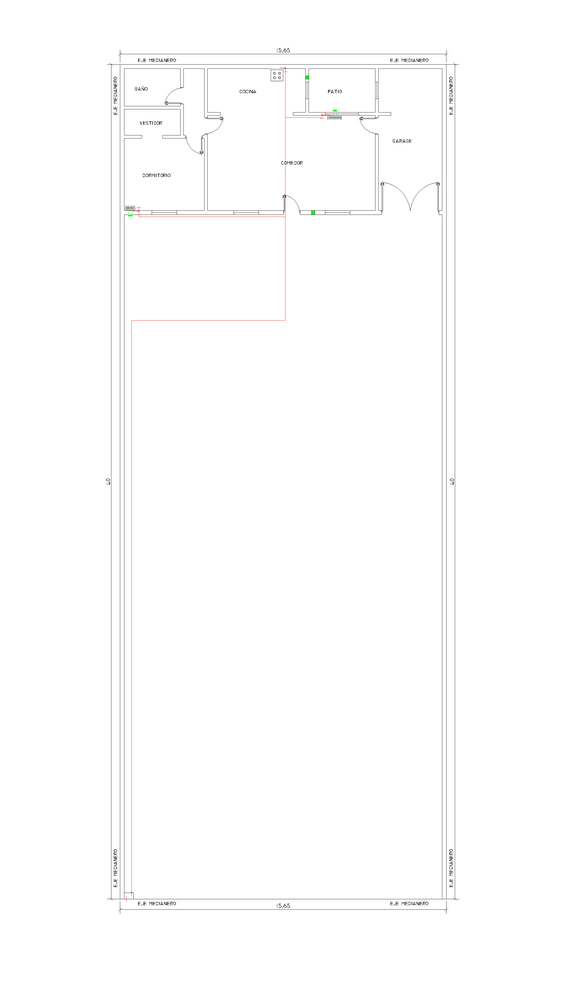
#> input picture backend/src/imagen_entrada/planta_1.png, 562 x 1000 px, shrunk from 2160 x 3840 before the run, found by its file name
$ python 5_0_procesamiento_imagen_medidor.py
#> lines starting #> are read from the running program, lines starting #| are printed output that depends on the picture; after the words box and inside, x2 and y2 are one past the last pixel; in counts of white or black regions, pixels touching at a corner belong together
import cv2
import numpy as np

def detectar_perimetro_y_medidor(ruta_imagen, escala_pixeles_metro=100):
    # Cargar la imagen
#> called with escala_pixeles_metro = 100
    imagen = cv2.imread(ruta_imagen)
#> imagen is the input picture: shape (1000, 562, 3); mean B, G, R 253.3, 253.3, 253.5
    if imagen is None:
        print("Error al cargar la imagen.")
        return

    # Convertir a escala de grises
    gris = cv2.cvtColor(imagen, cv2.COLOR_BGR2GRAY)

    # Aplicar desenfoque para reducir el ruido
    desenfocado = cv2.GaussianBlur(gris, (5, 5), 0)

    # Aplicar umbral adaptativo para mejorar la detección de bordes
    umbral = cv2.adaptiveThreshold(desenfocado, 255,
                                   cv2.ADAPTIVE_THRESH_GAUSSIAN_C,
                                   cv2.THRESH_BINARY_INV, 11, 2)
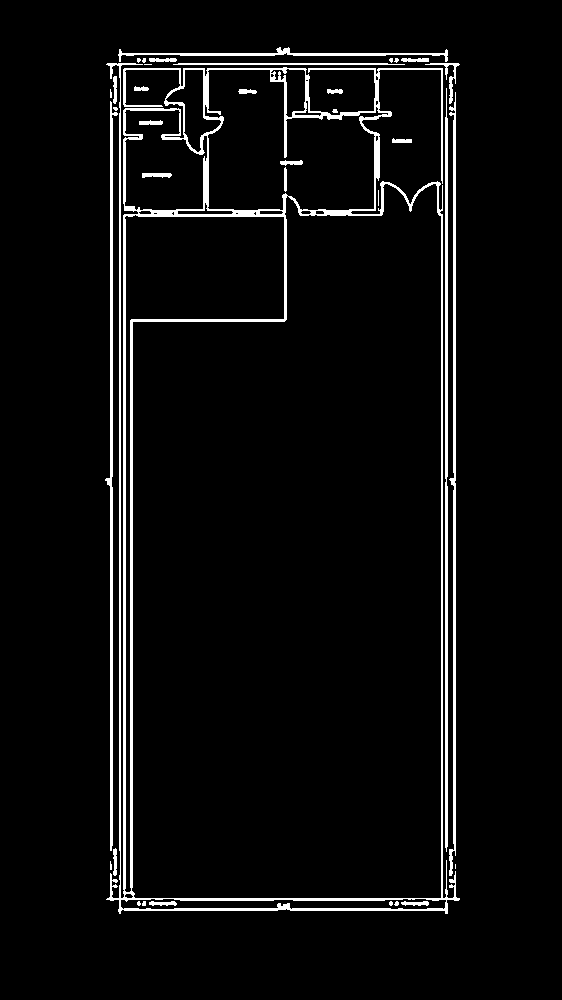
#> umbral: shape (1000, 562); 4.6% white; 36 white regions (15 under 20 px), largest, box (x1, y1, x2, y2) and area: (106, 63, 460, 914) 15991, (449, 92, 456, 876) 2362, (105, 101, 118, 851) 2262

    # Aplicar operaciones morfológicas para cerrar brechas en los bordes
    kernel = cv2.getStructuringElement(cv2.MORPH_RECT, (5,5))
    cerrado = cv2.morphologyEx(umbral, cv2.MORPH_CLOSE, kernel, iterations=2)
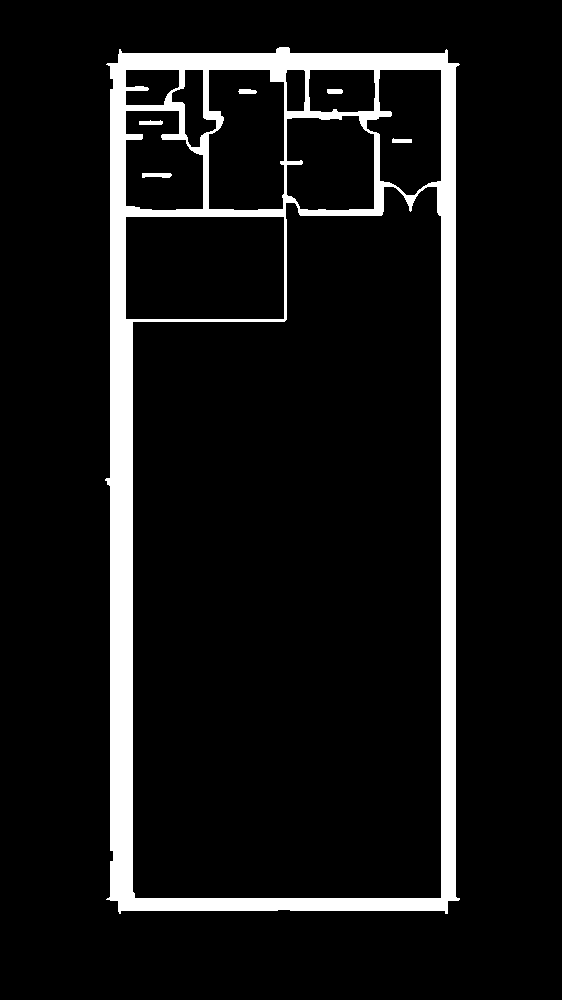
#> cerrado: shape (1000, 562); 8.6% white; 6 white regions, box (x1, y1, x2, y2) and area: (105, 47, 460, 914) 47643, (142, 173, 172, 178) 129, (139, 120, 163, 125) 97, (238, 89, 257, 94) 83, (392, 138, 412, 143) 81, (327, 89, 343, 94) 77

    # Detectar bordes usando Canny
    bordes = cv2.Canny(cerrado, 50, 150, apertureSize=3)
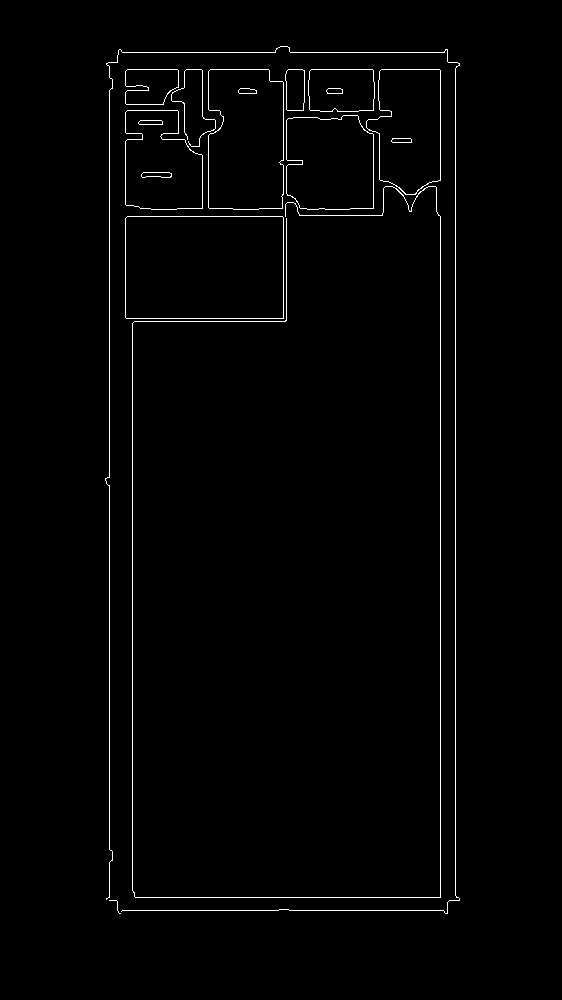
#> bordes: shape (1000, 562); 1.4% white in thin lines or dots, all inside (x1, y1, x2, y2) = (105, 46, 460, 914)

    # [9 lines of commented-out code are left out]
    contornos, _ = cv2.findContours(bordes, cv2.RETR_EXTERNAL, cv2.CHAIN_APPROX_SIMPLE)
#> contornos = 12 contours, 4 with area under 20; largest, box (x1, y1, x2, y2) and area: (125, 216, 284, 319) 16113, (208, 69, 284, 210) 9969, (286, 115, 374, 210) 7560, (366, 69, 441, 195) 7240, (125, 110, 203, 210) 6436, (308, 69, 375, 112) 2682, (125, 69, 179, 105) 1568, (285, 69, 305, 111) 734

    # Inicializar variables para almacenar los rectángulos detectados
    rect_perimetro = None
    rect_medidor = None

    # Definir las dimensiones reales del medidor en metros
    ancho_medidor_real = 0.40  # metros
    alto_medidor_real = 0.30   # metros

    # Iterar sobre cada contorno detectado
    for contorno in contornos:
        # Aproximar el contorno a un polígono
        peri = cv2.arcLength(contorno, True)
        approx = cv2.approxPolyDP(contorno, 0.02 * peri, True)

        # Si el polígono tiene 4 vértices, es un rectángulo
        if len(approx) == 4:
            # Obtener el bounding rect
            x, y, w, h = cv2.boundingRect(approx)

            # Calcular dimensiones reales
            ancho_real = w / escala_pixeles_metro
            alto_real = h / escala_pixeles_metro

            # Definir un margen de tolerancia para las dimensiones del medidor
            margen = 0.05  # 5 cm de margen

            # Verificar si coincide con las dimensiones del medidor
            if (abs(ancho_real - ancho_medidor_real) <= margen) and (abs(alto_real - alto_medidor_real) <= margen):
                rect_medidor = (x, y, w, h)
                cv2.rectangle(imagen, (x, y), (x + w, y + h), (0, 255, 0), 2)
                cv2.putText(imagen, "Medidor de Gas", (x, y - 10), cv2.FONT_HERSHEY_SIMPLEX, 0.5, (0, 255, 0), 2)
            else:
                # Asumimos que el perímetro de la propiedad es el rectángulo más grande
                area = w * h
                if rect_perimetro is None or area > (rect_perimetro[2] * rect_perimetro[3]):
                    rect_perimetro = (x, y, w, h)
#> this loop made 12 passes
#> (peri, approx, x, y, w, h, ancho_real, alto_real) on passes 2, 7: (517.7, [[125, 218], [126, 318], [283, 318], [282, 216]], 125, 216, 159, 103, 1.59, 1.03), (213.8, [[309, 71], [310, 110], [373, 110], [372, 69]], 309, 69, 65, 42, 0.65, 0.42)
#> peri on passes 1, 3, 4, 5, 6, 8: 44.49, 4162.7, 378, 403.8, 395.3, 115.9

    # Dibujar el perímetro de la propiedad
    if rect_perimetro:
        x, y, w, h = rect_perimetro
#> x = 125; y = 216; w = 159; h = 103
        cv2.rectangle(imagen, (x, y), (x + w, y + h), (255, 0, 0), 2)
        cv2.putText(imagen, "Perimetro Propiedad", (x, y - 10), cv2.FONT_HERSHEY_SIMPLEX, 0.5, (255, 0, 0), 2)
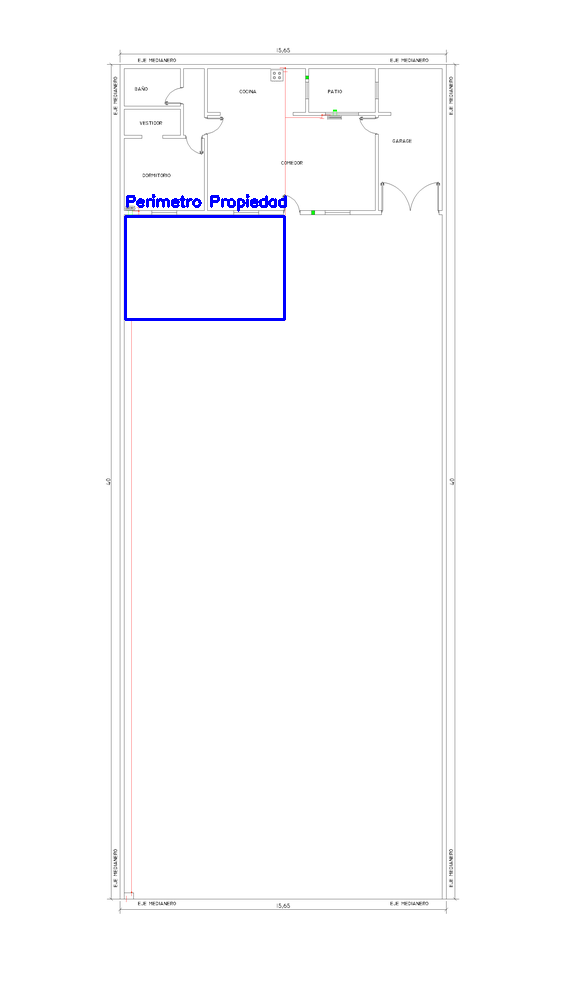
#> imagen: shape (1000, 562, 3); mean B, G, R 253.4, 252.2, 252.3

        # Extraer solo el perímetro de la propiedad
        perimetro_extraido = imagen[y:y+h, x:x+w]
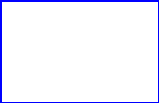
#> perimetro_extraido: shape (103, 159, 3); mean B, G, R 255, 242.9, 242.9
        cv2.imshow("Perimetro Extraido", perimetro_extraido)
        cv2.imwrite("perimetro_extraido.png", perimetro_extraido)
    else:
        print("No se detectó el perímetro de la propiedad.")

    # Mostrar la imagen resultante con las anotaciones
    cv2.imshow("Deteccion", imagen)
    cv2.waitKey(0)
    cv2.destroyAllWindows()

    # Opcional: retornar las coordenadas
    return rect_perimetro, rect_medidor

# Ejemplo de uso
ruta = '/home/Maia/planeargas/backend/src/imagen_entrada/planta_1.png'  # Archivo PNG subido
perimetro, medidor = detectar_perimetro_y_medidor(ruta)
#> perimetro = (125, 216, 159, 103)
if perimetro:
    print(f"Perímetro de la propiedad: x={perimetro[0]}, y={perimetro[1]}, ancho={perimetro[2]}, alto={perimetro[3]}")
#| Perímetro de la propiedad: x=125, y=216, ancho=159, alto=103
if medidor:
    print(f"Medidor de gas: x={medidor[0]}, y={medidor[1]}, ancho={medidor[2]}, alto={medidor[3]}")

$ run again, with backend/src/imagen_entrada/planta_10.png copied over backend/src/imagen_entrada/planta_1.png
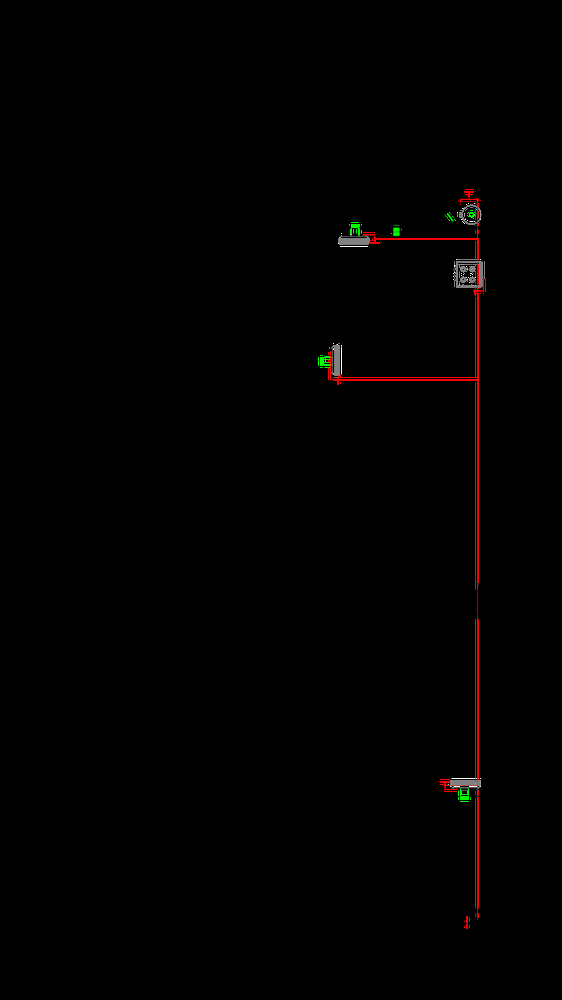
#> input picture backend/src/imagen_entrada/planta_10.png, 562 x 1000 px, shrunk from 2160 x 3840 before the run, found by its file name
#> in detectar_perimetro_y_medidor, imagen is the input picture: shape (1000, 562, 3); mean B, G, R 0.4, 0.5, 1.7
#> in detectar_perimetro_y_medidor, `umbral = cv2.adaptiveThreshold(desenfocado, 255, cv2.ADAPTIVE_THRESH_G..`:
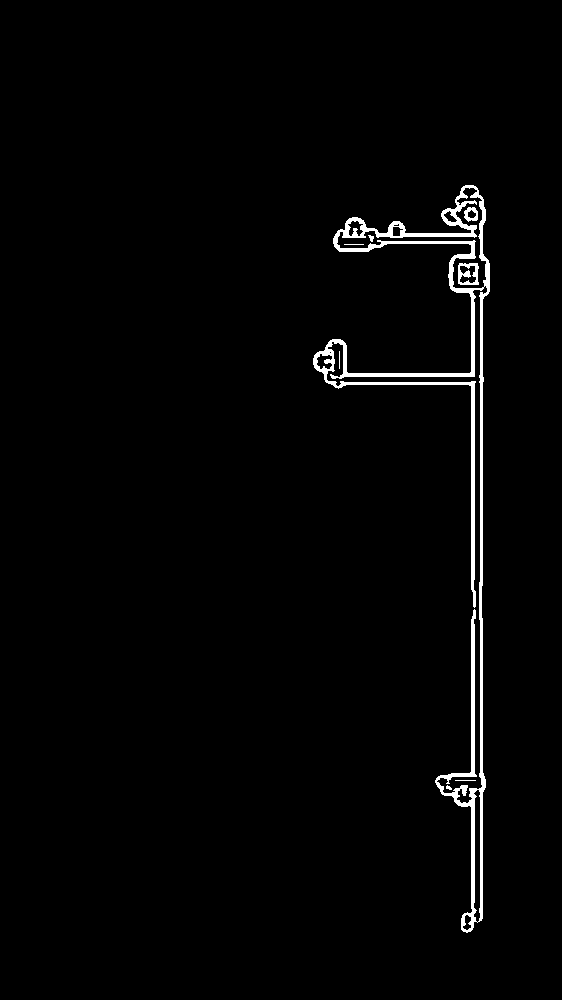
#> umbral: shape (1000, 562); 1.7% white; 8 white regions (2 under 20 px), largest, box (x1, y1, x2, y2) and area: (313, 185, 490, 933) 9323, (458, 263, 479, 285) 269, (464, 207, 478, 222) 122, (368, 235, 374, 242) 25, (455, 780, 476, 781) 21, (344, 244, 364, 245) 20
#> cerrado: shape (1000, 562); 3% white; 1 white region, box (x1, y1, x2, y2) and area: (313, 185, 490, 933) 17091
#> in detectar_perimetro_y_medidor, `bordes = cv2.Canny(cerrado, 50, 150, apertureSize=3)`:
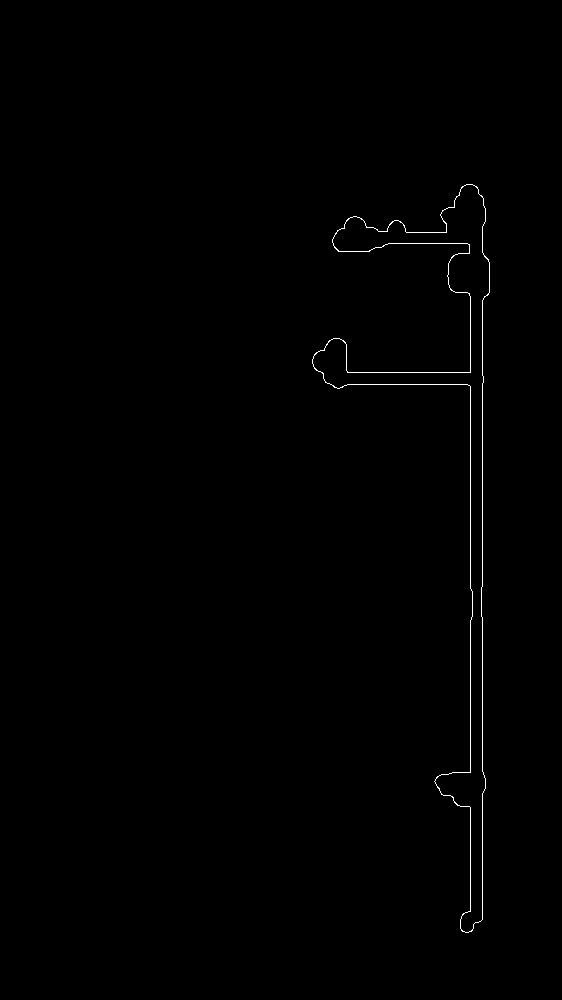
#> bordes: shape (1000, 562); 0.41% white in thin lines or dots, all inside (x1, y1, x2, y2) = (312, 184, 490, 933)
#> contornos = 1 contour; box (x1, y1, x2, y2) and area: (312, 184, 490, 933) 17078
#> the loop in detectar_perimetro_y_medidor, `for contorno in contornos:` made 1 pass
#> peri on pass 1: 2310.5

$ run again, with backend/src/imagen_entrada/planta_11.png copied over backend/src/imagen_entrada/planta_1.png
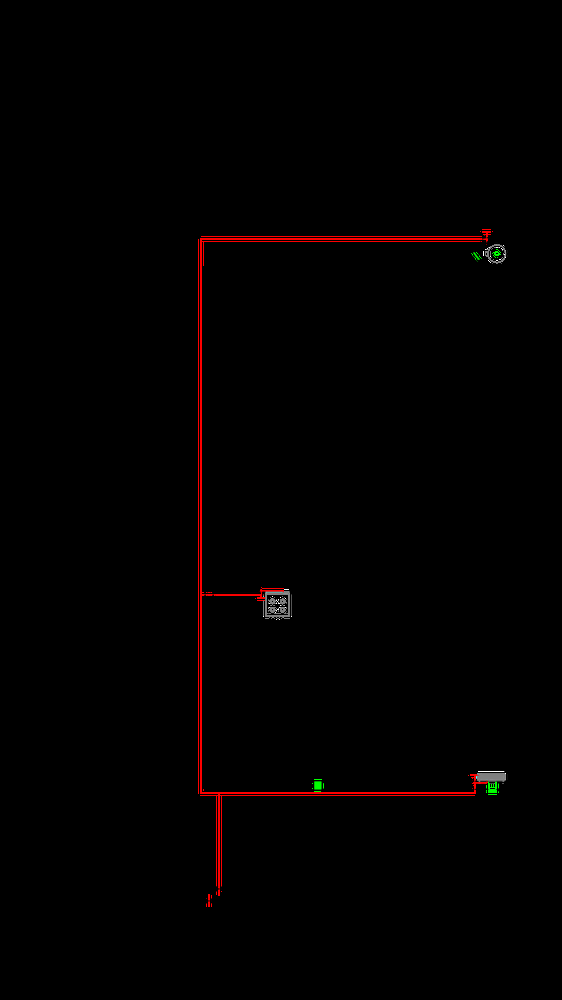
#> input picture backend/src/imagen_entrada/planta_11.png, 562 x 1000 px, shrunk from 2160 x 3840 before the run, found by its file name
#> in detectar_perimetro_y_medidor, imagen is the input picture: shape (1000, 562, 3); mean B, G, R 0.2, 0.3, 2.2
#> in detectar_perimetro_y_medidor, `umbral = cv2.adaptiveThreshold(desenfocado, 255, cv2.ADAPTIVE_THRESH_G..`:
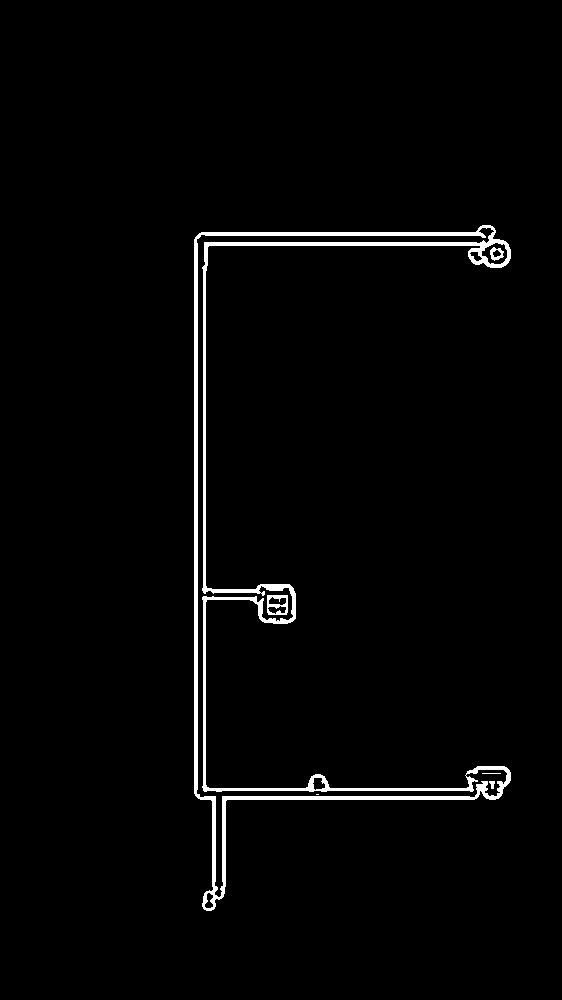
#> umbral: shape (1000, 562); 2.1% white; 6 white regions (2 under 20 px), largest, box (x1, y1, x2, y2) and area: (194, 225, 511, 911) 11280, (267, 595, 288, 615) 241, (490, 247, 504, 261) 101, (489, 781, 495, 789) 32
#> cerrado: shape (1000, 562); 3.6% white; 1 white region, box (x1, y1, x2, y2) and area: (194, 225, 511, 911) 20188
#> in detectar_perimetro_y_medidor, `bordes = cv2.Canny(cerrado, 50, 150, apertureSize=3)`:
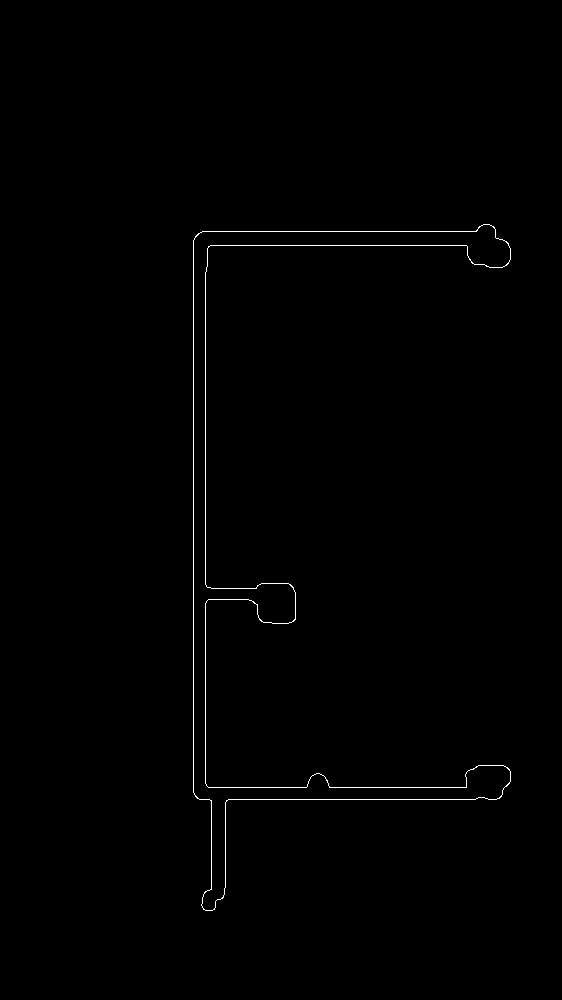
#> bordes: shape (1000, 562); 0.51% white in thin lines or dots, all inside (x1, y1, x2, y2) = (193, 224, 511, 911)
#> contornos = 1 contour; box (x1, y1, x2, y2) and area: (193, 224, 511, 911) 20219
#> the loop in detectar_perimetro_y_medidor, `for contorno in contornos:` made 1 pass
#> peri on pass 1: 2904.6
